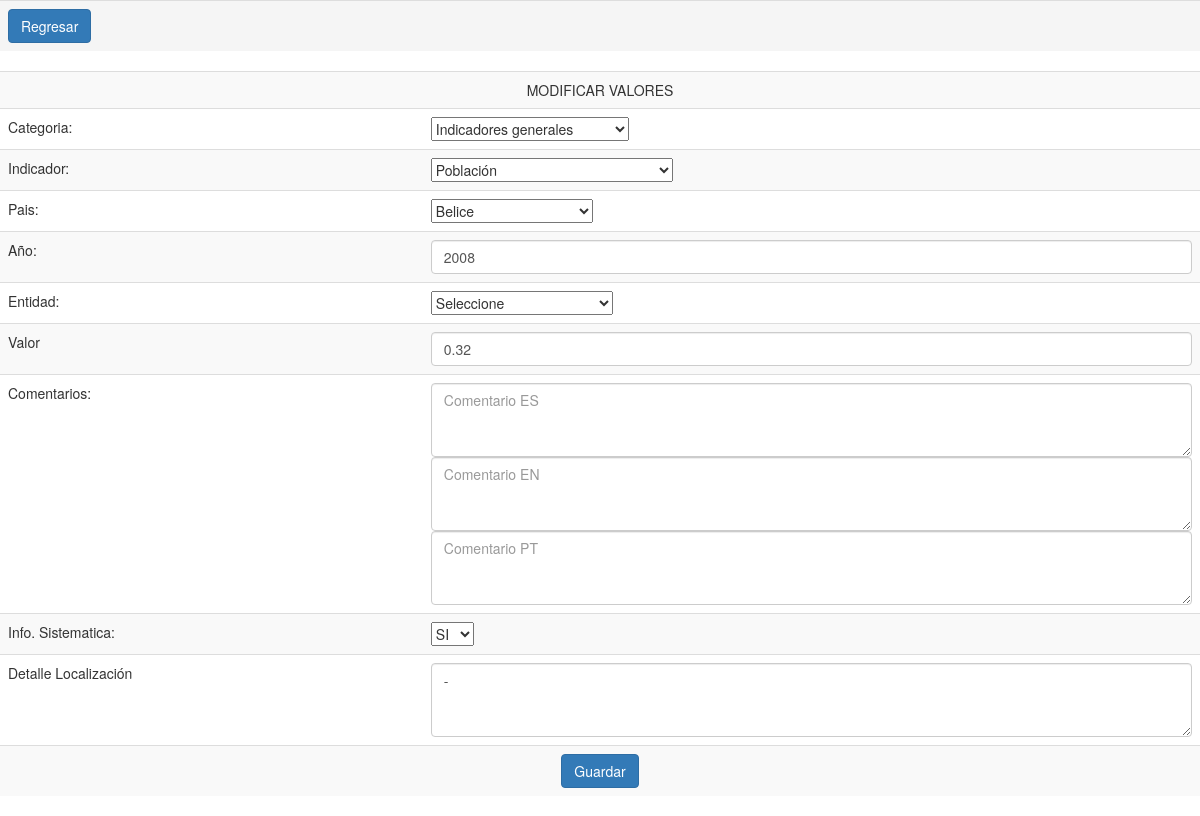
The page /valores_mod.php?id=61 on the database its author committed.
### tables this page shows
CREATE TABLE `valores` (
  `id` int(11) NOT NULL AUTO_INCREMENT,
  `id_indic` int(11) NOT NULL,
  `id_pais` varchar(45) NOT NULL,
  `ano` int(11) NOT NULL,
  `id_ent` varchar(45) NOT NULL,
  `valor` decimal(12,2) NOT NULL,
  `fuente` varchar(255) NOT NULL,
  `id_comentario` varchar(45) NOT NULL,
  `info_sistematica` varchar(45) NOT NULL,
  `detalle_localizacion` varchar(45) NOT NULL,
  PRIMARY KEY (`id`),
  KEY `index2` (`id_indic`,`id_pais`)
);

### db.php (the view, shortened to what this page needs)
<?php
function buscar_categoria($id_indic)
{
	global $conn;
	$sSql="select clase from indicadores where id_indic = $id_indic";
	$rs=phpmkr_query($sSql,$conn) or die("Fallo al ejecutar la consulta en la linea" . __LINE__ . ": " . phpmkr_error($conn) . '<br>SQL: ' . $sSql);
	while ($row_rs = $rs->fetch_assoc()){
		$clase = $row_rs['clase'];
	}
	return $clase;
}
function phpmkr_query($strsql, $conn)
{
	$rs = mysqli_query($conn, $strsql);
	return $rs;
}
function select13($field_value, $field_label, $field_selected, $sql, $control_name, $selecione=0,$selecione2,$selecione3,$conn,$onchange)
{
      $rs = $conn->query($sql);
	  $ret="<select title='' class='' required='true' onchange='".$onchange."' id=".$control_name." name=".$control_name." >";
	  if ($selecione == 1) {$ret.="<option value=''>Seleccione</option>";};
      while ($row_rs = $rs->fetch_assoc()) {;
        if ( $row_rs[$field_value] == $field_selected ) {;
         $ret.='<option value="'.$row_rs[$field_value].'" selected >'.utf8_encode($row_rs[$field_label]).'</option>';
        } else {;
          $ret.='<option value="'.$row_rs[$field_value].'">'.utf8_encode($row_rs[$field_label]).'</option>';
        };
      };
     $ret.="</select>";
	 print $ret;
};
?>

### valores_mod.php (shortened to what this page needs)
<?php
include ("db.php");
$conn = phpmkr_db_connect(HOST, USER, PASS, DB, PORT);
$id = $_GET['id'];
$sSql="select * from valores where id = $id";
$rs=phpmkr_query($sSql,$conn) or die("Fallo al ejecutar la consulta en la linea" . __LINE__ . ": " . phpmkr_error($conn) . '<br>SQL: ' . $sSql);
while ($row_rs = $rs->fetch_assoc()){
  $id_indic = $row_rs['id_indic'];
  $id_pais = $row_rs['id_pais'];
  $ano = $row_rs['ano'];
  $id_ent = $row_rs['id_ent'];
  $valor = $row_rs['valor'];
  $id_comentario = $row_rs['id_comentario'];
  $info_sistematica = $row_rs['info_sistematica'];
  $detalle_localizacion = $row_rs['detalle_localizacion'];
}
$comentario = buscar_comentario($id_comentario,$id_indic);
$id_categoria = buscar_categoria($id_indic);
?>
<!DOCTYPE html>
<html>
<head>
</head>
<body>
<link rel="stylesheet" href="bootstrap/css/bootstrap.min.css" >
<form action="valores.php" method="post" name="form1">
<table class="table" border="0">
  <tr class="active">
    <td colspan="2">
    <a title="Regresar" href="valores_view.php" class="btn btn-primary" role="button"><?php echo "Regresar"; ?></a>
    </td>
  </tr>
</table>
<div class="table-responsive">
<table class="table table-striped" border="0">
  <tr class="">
    <td colspan="2">
    <div align="center">MODIFICAR VALORES</div>
    </td>
  </tr>
  <tr class="">
    <td>Categoria:</td>
    <td><?php echo select13("id", "ES", "$id_categoria", "select id,ES from categorias_indicadores order by id", "categorias_indicadores", 1,3,0,$conn,"buscar_indicadores(this.value)"); ?></td>
  </tr>
  <tr class="">
    <td>Indicador:</td>
    <td>
    <?php echo select13("id_indic", "ES", "$id_indic", "select t.id_indic,t.ES FROM observatorio.indicadores i,observatorio.indicadores_traduccion t where i.clase = '$id_categoria' and i.descripcion_indicador = t.codificacion", "id_indic", 1,3,0,$conn,""); ?>
    </td>
  </tr>
  <tr>
    <td>Pais:</td>
    <td><?php  echo select13("id", "nombre", "$id_pais", "select id,nombre from paises_mesoamericanos order by id", "id_pais", 1,1,0,$conn,"buscar_entidad(this.value)"); ?></td>
  </tr>
  <tr>
    <td>Año:</td>
    <td><input type="text" id="ano" name="ano" class="form-control" placeholder="Año" value="<?php echo $ano; ?>" required></td>
  </tr>
    <td>Entidad:</td>
     <td>
     <?php
     echo select13("id_ent", "nombre", "$id_ent", "select id_ent,entidad as nombre from entidad where id_pais = '$id_pais' order by id_ent", "id_ent", 1,1,0,$conn,"","");
     ?>
     </td>
  <tr>
    <td>Valor</td>
    <td><input type="text" name="valor" id="valor" class="form-control" placeholder="Valor" value="<?php echo $valor; ?>" required></td>
  </tr>
  <tr>
    <td>Comentarios:</td>
    <td>
    <textarea class="form-control" rows="3" id="comentario_es" placeholder="Comentario ES"  required name="comentario_es"><?php echo $comentario['ES']; ?></textarea>
    <textarea class="form-control" rows="3" id="comentario_en" placeholder="Comentario EN"  required name="comentario_en"><?php echo $comentario['EN']; ?></textarea>
    <textarea class="form-control" rows="3" id="comentario_pt" placeholder="Comentario PT"  required name="comentario_pt"><?php echo $comentario['PT']; ?></textarea>
    </td>
  </tr>
  <tr>
    <td>Info. Sistematica:</td>
    <td>
      <select name="info_sistematica" id="info_sistematica">
        <option <?php if($info_sistematica=="SI") echo " selected "; ?> value="SI">SI</option>
      </select>
    </td>
  </tr>
  <tr>
    <td>Detalle Localización</td>
    <td><textarea class="form-control" rows="3" id="detalle" placeholder="Detalle" required name="detalle"><?php echo $detalle_localizacion; ?></textarea></td>
  </tr>
  <tr>
    <td colspan="2">
    <div align="center">
      <input title='Guardar' class="btn btn-primary" type="submit" value="Guardar">
    </div>
    </td>
  </tr>
</table>
</div>
</form>
</body>
</body>
</html>

### rows shown on the page
valores: ano "2008", valor "0.32", info_sistematica "SI", detalle "-"

### other values the page prints
form field categorias_indicadores "Indicadores generales"
form field id_indic "Población"
form field id_pais "Belice"
